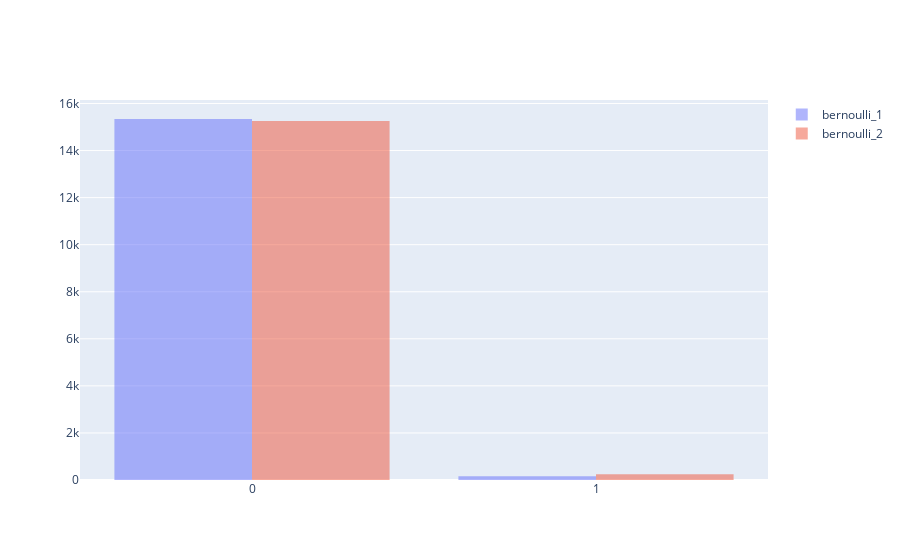

Here is the notebook cell this chart was saved with:
### Code cell
fig = go.Figure()
fig.add_trace(go.Histogram(x=bernoulli_1, name='bernoulli_1',))
fig.add_trace(go.Histogram(x=bernoulli_2, name='bernoulli_2',))

# Overlay both histograms
fig.update_layout()
# Reduce opacity to see both histograms
fig.update_traces(opacity=0.5)
fig.show()

### Figure 1 — Plotly figure (JSON) as saved in the notebook; plotly's stock layout.template omitted (floating-point values rounded to 4 significant figures; data arrays with more than 128 entries replaced by an {"elided": "..."} marker saying what was removed)
{"data": [{"name": "bernoulli_1", "opacity": 0.5, "type": "histogram", "x": {"elided": "15500 int values"}}, {"name": "bernoulli_2", "opacity": 0.5, "type": "histogram", "x": {"elided": "15500 int values"}}], "layout": {}}
